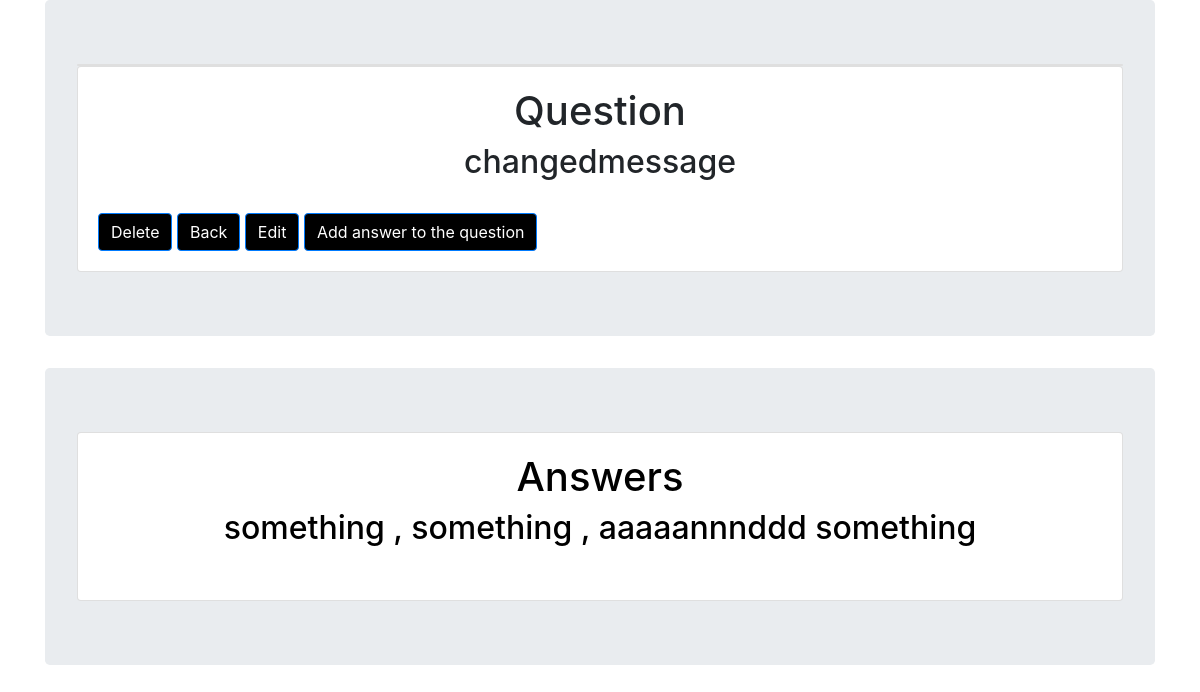
The page /display.php?id=29 on the database its author committed.
### tables this page shows
CREATE TABLE IF NOT EXISTS `question` (
  `id` int UNSIGNED NOT NULL AUTO_INCREMENT,
  `id_image` int UNSIGNED NOT NULL,
  `id_registered_user` int UNSIGNED NOT NULL,
  `title` varchar(255) NOT NULL,
  `message` text NOT NULL,
  `vote_number` int NOT NULL,
  `submission_time` timestamp NOT NULL DEFAULT CURRENT_TIMESTAMP,
  PRIMARY KEY (`id`)
);

CREATE TABLE IF NOT EXISTS `answer` (
  `id` int UNSIGNED NOT NULL AUTO_INCREMENT,
  `id_questions` int UNSIGNED NOT NULL,
  `id_registered_user` int UNSIGNED NOT NULL,
  `message` text NOT NULL,
  `vote_number` int NOT NULL,
  `submission_time` timestamp NOT NULL DEFAULT CURRENT_TIMESTAMP,
  PRIMARY KEY (`id`),
  KEY `foreignkey` (`id_questions`)
);

### Classes/Db.php (called while the page is built, shortened)
<?php
class Db {
    public function connect(){
        $this->host = 'localhost';
        $this->username = 'root';
        $this->password = 'derank123';
        $this->dbname = 'askmate';
        $this->charset = 'utf8mb4';
        try{
            $dsn = "mysql:host=".$this->host.";dbname=".$this->dbname.";charset=".$this->charset;
            $pdo = new PDO($dsn, $this->username,$this->password);
            $pdo->setAttribute(PDO::ATTR_ERRMODE, PDO::ERRMODE_EXCEPTION);
            $pdo->setAttribute(PDO::ATTR_DEFAULT_FETCH_MODE, PDO::FETCH_ASSOC);
            return $pdo;
        }catch (PDOException $e){
            echo "Connection failed, check your password or username: ".$e->getMessage();
        }
    }
}

### Classes/Questions.php (the view, shortened to what this page needs)
<?php
class Questions extends Db {
    public function displayQuestions($id){
        $sql = "SELECT message FROM question WHERE id=?";
        $stmt = $this->connect()->prepare($sql);
        $stmt->execute([$id]);
        while ($row = $stmt->fetch()) {
            echo '<h2 style="text-align: center">'.$row['message'].'</h2>'.'<br>';
        }
    }
}

### Classes/Answers.php (shortened to what this page needs)
<?php
include_once 'Classes/Questions.php';
class Answers extends Db {
    public function showAnswers($question_id){
        $sql = "SELECT message from answer WHERE id_questions =?";
        $stmt = $this->connect()->prepare($sql);
        $stmt->execute([$question_id]);
        while ($row = $stmt->fetch()) {
            echo '<h2 style="text-align: center; color:black;">'.$row['message'].'</h2>'.'<br>';
        }
    }
}

### rows shown on the page
question: message "changedmessage"
answer: message "something , something , aaaaannnddd something"
